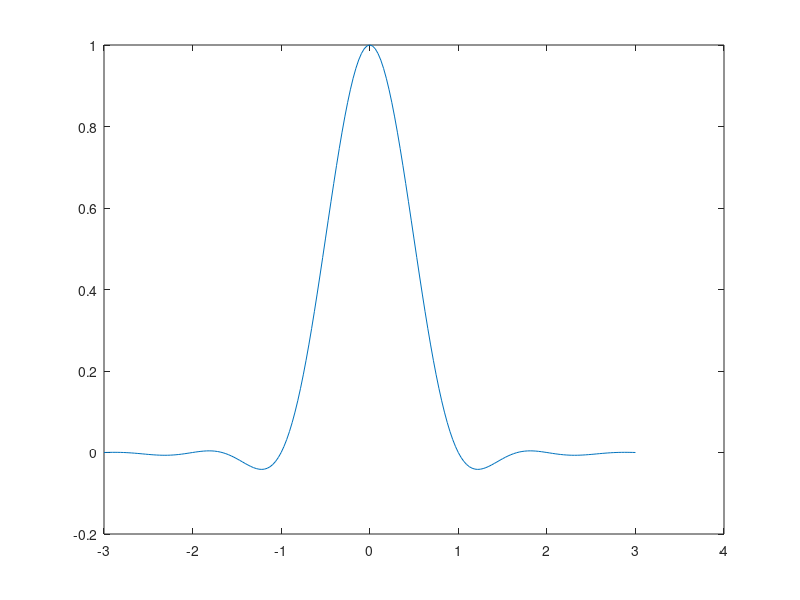

Recreate this plot in MATLAB. (Note: this script raises an error after producing the figure.)
clear all; clc; close all;

M = 32;
n = [-3*M:3*M] + 1e-6;
t = linspace(-3/2,3/2,1e4);
f = linspace(-3,3,length(t));

%% Patice01
a = 0.9 ;
a = max(abs(a),1e-6);% avoid nan value
W = 0.5;

T = 1/(2*W);
f1 = W*(1-a);

% t domain
RC_t = (sin(pi*2.*W.*t)./(pi*2.*W.*t))...
        .*(cos(2*pi.*a.*W.*t)./((1-(4.*a.*W.*t).^2)+1e-5.*(abs(1-(4.*a.*W.*t).^2)==0)));
    
RC_f_th = 1/(2*W).*(0 <= abs(f)).*(abs(f) < f1)+...
        (1/(4*W)*(1-sin((pi*(abs(f)-W))/(2*W-2*f1)))).*(f1 <= abs(f)).*(abs(f) < 2*W-f1)+...
        0.*(f1 <= abs(f));

SRRC_t = (4.*a./pi).*(cos((1+a).*pi.*t./T)+T.*sin((1-a).*pi.*t./T)./(4.*a.*t))./(1-(4.*a.*t./T).^2);


% n domain
RC_n = (sin(pi*2.*W.*n.*T./M)./(pi*2.*W.*n.*T./M))...
        .*(cos(2*pi.*a.*W.*n.*T./M)./((1-(4.*a.*W.*n.*T./M).^2)));
    
SRRC_n = (4.*a./pi).*(cos((1+a).*pi.*n./M)+ M.*sin((1-a).*pi.*n./M)./(4.*a.*n))...
            ./(1-(4.*a.*n./M).^2);
        
RC_w = fftshift(fft(RC_n));
SRRC_w = fftshift(fft(RC_n));


figure(1);
plot(n/M,RC_n);
title_text = "RC n domain, a ="+num2str(a);
title(title_text,"fontsize",12);

figure(2);
plot(n/M,SRRC_n);
title_text = "SRRC n domain, a ="+num2str(a);
title(title_text,"fontsize",12);

figure(3);
plot(linspace(-1/2,1/2,length(SRRC_w)),abs(SRRC_w));
title_text = "SRRC n domain, a ="+num2str(a);
title(title_text,"fontsize",12);

SRRC_conv = conv_(SRRC_n,SRRC_n);

figure(4);
plot(n/M,RC_n,'-R');
hold on;
plot(n/M,SRRC_conv((length(SRRC_conv)/2-length(RC_n)/2+1):(length(SRRC_conv)/2+length(RC_n)/2))/M,'--B');
hold off;
legend("RC","conv. SRRC","fontsize",12);

%% Patice02
bpsk_length = 100;
s_BPSK = sign(randn(1,bpsk_length));
s_up = up_sample(M,s_BPSK);

s_pulse_RC = conv(s_up,RC_n);
s_RC_down = down_sample(M,s_pulse_RC);

s_up_sq = conv(s_up,ones(1,M));
s_up_SRRC_1 = conv(s_up_sq,SRRC_n);
s_pulse_SRRC = conv(s_up_SRRC_1,SRRC_n);

s_SRRC_down = down_sample(M,s_pulse_SRRC([floor((length(s_pulse_SRRC)-length(s_up))/2):end]));
s_SRRC_dmean = sum(abs(s_SRRC_down))/bpsk_length;

% show pulse shaping RC
figure(5);
stem([1:length(s_up)]+floor(length(n)/2),s_up);
hold on;
plot([1:length(s_pulse_RC)],s_pulse_RC);
hold off;
legend("s BPSK up x32","RC pulsed");
title_text = "s pulse shaping, RC";%+num2str(a)
title(title_text,"fontsize",12);
% show down-sample to pulse shaping RC
figure(6);
stem([1:length(s_BPSK)]+floor((length(s_RC_down)-length(s_BPSK))/2),s_BPSK,"XR");
hold on;
stem([1:length(s_RC_down)],s_RC_down,"+B");
hold off;
legend("s BPSK","RC pulse downsample")
title_text = "downsample to RC pulse shaped s";
title(title_text,"fontsize",12);

% show pulse shaping SRRC
figure(7);
stem([1:length(s_up)]+floor((length(s_pulse_SRRC)-length(s_up))/2),s_up);
hold on;
plot([1:length(s_pulse_SRRC)],s_pulse_SRRC/s_SRRC_dmean);
hold off;
legend("s BPSK up x32","SRRC pulsed");
title_text = "s pulse shaping, SRRC";%+num2str(a)
title(title_text,"fontsize",12);
% show down-sample to pulse shaping SRRC
figure(8);
stem([1:length(s_BPSK)],s_BPSK,"XR");%+length(n)/2-0.5
hold on;
stem([1:length(s_SRRC_down)],s_SRRC_down/s_SRRC_dmean,"oB");
hold off;
legend("s BPSK","RC pulse downsample")
title_text = "downsample to SRRC pulse shaped s";
title(title_text,"fontsize",12);

%% Patice03
s_BPSK_IIR = filter(lab7_IIR_filter,s_up);
s_BPSK_IIR = filter(lab7_IIR_filter,s_BPSK_IIR);

s_BPSK_IIR_d = down_sample(M,s_BPSK_IIR([M:end]));
s_BPSK_IIR_dmean = sum(abs(s_BPSK_IIR_d))/bpsk_length;

% show IIR pulse shaping
figure(9);
stem([1:length(s_up)]+M,s_up);
hold on;
plot([1:length(s_BPSK_IIR)],s_BPSK_IIR/s_BPSK_IIR_dmean);
hold off;
legend("s BPSK up x32","IIR filter pulsed");
title_text = "s pulse shaping, IIR filter";
title(title_text,"fontsize",12);
% show down-sample to pulse shaping SRRC
figure(10);
stem([1:length(s_BPSK)],s_BPSK,"XR");%+length(n)/2-0.5
hold on;
stem([1:length(s_BPSK_IIR_d)],s_BPSK_IIR_d/s_BPSK_IIR_dmean,"oB");
hold off;
legend("s BPSK","IIR filter pulse downsample")
title_text = "downsample to IIR filter pulse shaped s";
title(title_text,"fontsize",12);



